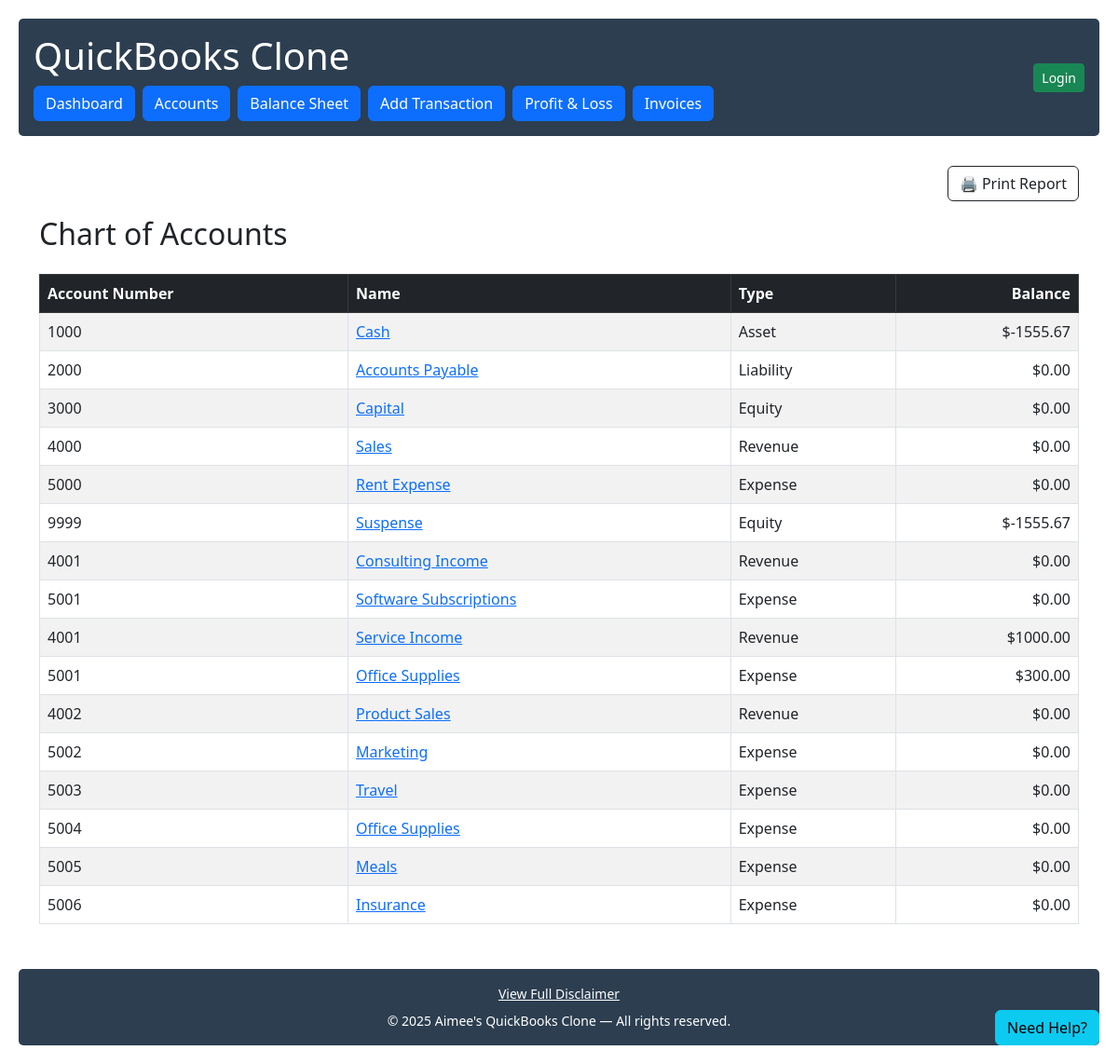
The app's page /chart-of-accounts/ with its own data.
### accounting/models.py (models this page shows, shortened)
class Account(models.Model):
    user = models.ForeignKey(User, on_delete=models.CASCADE)
    name = models.CharField(max_length=100)
    account_type = models.ForeignKey(AccountType, on_delete=models.PROTECT)
    account_number = models.CharField(max_length=20)
    balance = models.DecimalField(max_digits=12, decimal_places=2, default=0.00)

class AccountType(models.Model):
    name = models.CharField(max_length=50)
    normal_balance = models.CharField(max_length=6, choices=[
        ('DEBIT', 'Debit'),
        ('CREDIT', 'Credit')
    ])

### accounting/views.py (the view)
# urls.py: path('chart-of-accounts/', views.chart_of_accounts, name='chart_of_accounts'),
def chart_of_accounts(request):
    accounts = Account.objects.all()
    return render(request, 'accounting/chart_of_accounts.html', {
        'accounts': accounts
    })

### accounting/templates/accounting/chart_of_accounts.html
{% extends "accounting/base.html" %}
{% block content %}
<div class="d-flex justify-content-end mb-3">
  <button onclick="window.print()" class="btn btn-outline-dark">
    🖨️ Print Report
  </button>
</div>
<h2 class="mb-4">Chart of Accounts</h2>
<table class="table table-striped table-bordered">
  <thead class="table-dark">
    <tr>
      <th>Account Number</th>
      <th>Name</th>
      <th>Type</th>
      <th class="text-end">Balance</th>
    </tr>
  </thead>
  <tbody>
    {% for account in accounts %}
    <tr>
      <td>{{ account.account_number }}</td>
    <td>
  <a href="{% url 'view_account_transactions' account.id %}">
    {{ account.name }}
  </a>
</td>
      <td>{{ account.account_type.name }}</td>
      <td class="text-end">${{ account.balance }}</td>
    </tr>
    {% endfor %}
  </tbody>
</table>
{% endblock %}

### accounting/templates/accounting/base.html (shortened to what this page needs)
<!DOCTYPE html>
<html>
<head>
    {% load static %}
    <link rel="stylesheet" href="{% static 'accounting/css/main.css' %}">
    <link href="https://cdn.jsdelivr.net/npm/bootstrap@5.3.0/dist/css/bootstrap.min.css" rel="stylesheet">
</head>
<body>
{% if request.resolver_match.url_name != "login" and request.resolver_match.url_name != "logout" %}
<div class="header d-flex justify-content-between align-items-center">
    <div>
        <h1>QuickBooks Clone</h1>
        <div class="nav d-flex flex-wrap gap-2 mt-2">
            <a href="{% url 'dashboard' %}" class="btn btn-primary">Dashboard</a>
            <a href="{% url 'chart_of_accounts' %}" class="btn btn-primary">Accounts</a>
            <a href="{% url 'balance_sheet' %}" class="btn btn-primary">Balance Sheet</a>
            <a href="{% url 'transaction_list' %}" class="btn btn-primary">Add Transaction</a>
            <a href="{% url 'profit_and_loss' %}" class="btn btn-primary">Profit & Loss</a>
            <a href="{% url 'invoice_list' %}" class="btn btn-primary">Invoices</a>
        </div>
    </div>
    <div class="text-end">
        {% if user.is_authenticated %}
            <small class="text-white d-block mb-1">Welcome, {{ user.username }}</small>
            <form method="POST" action="{% url 'logout' %}">
                {% csrf_token %}
                <button type="submit" class="btn btn-danger btn-sm">Logout</button>
            </form>
        {% else %}
            <a href="{% url 'login' %}" class="btn btn-success btn-sm">Login</a>
        {% endif %}
    </div>
</div>
{% endif %}
<div class="container mt-4">
    {% block content %}{% endblock %}
</div>
<div id="helpBot" class="help-bot">
    <button onclick="toggleBot()" class="help-button btn btn-info">Need Help?</button>
</div>
<footer class="custom-footer text-center mt-5 small">
    <a href="https://www.lipsum.com/feed/html" target="_blank" class="footer-link">
        View Full Disclaimer
    </a>
    <div class="mt-2">
        &copy; 2025 Aimee's QuickBooks Clone — All rights reserved.
    </div>
</footer>
</body>
</html>

### accounting/static/accounting/css/main.css (style rules this page uses)
body { font-family: 'Segoe UI', Tahoma, Geneva, Verdana, sans-serif; margin: 0; padding: 20px; background-color: #f5f7fa; color: #333; }
.header { background: #2c3e50; color: white; padding: 1rem; margin-bottom: 2rem; border-radius: 5px; }
.nav { display: flex; gap: 10px; margin-top: 10px; flex-wrap: wrap; }
table { width: 100%; border-collapse: collapse; }
th, td { padding: 12px 15px; text-align: left; border-bottom: 1px solid #ddd; }
th { background-color: #2c3e50; color: white; }
.custom-footer { background: #2c3e50; color: #ffffff; padding: 1rem; border-radius: 5px; font-size: 0.9rem; }
.custom-footer .footer-link { color: #ffffff; text-decoration: underline; transition: color 0.3s ease, text-shadow 0.3s ease; }
.help-bot { position: fixed; bottom: 20px; right: 20px; z-index: 999; }
.help-button { border-radius: 50px; padding: 10px 20px; }

### records on screen
Account: account_number "1000", name "Cash", account_type.name "Asset", balance "-1555.67"
Account: account_number "2000", name "Accounts Payable", account_type.name "Liability", balance "0.00"
Account: account_number "3000", name "Capital", account_type.name "Equity", balance "0.00"
Account: account_number "4000", name "Sales", account_type.name "Revenue", balance "0.00"
Account: account_number "5000", name "Rent Expense", account_type.name "Expense", balance "0.00"
Account: account_number "9999", name "Suspense", account_type.name "Equity", balance "-1555.67"
Account: account_number "4001", name "Consulting Income", account_type.name "Revenue", balance "0.00"
Account: account_number "5001", name "Software Subscriptions", account_type.name "Expense", balance "0.00"
Account: account_number "4001", name "Service Income", account_type.name "Revenue", balance "1000.00"
Account: account_number "5001", name "Office Supplies", account_type.name "Expense", balance "300.00"
Account: account_number "4002", name "Product Sales", account_type.name "Revenue", balance "0.00"
Account: account_number "5002", name "Marketing", account_type.name "Expense", balance "0.00"
Account: account_number "5003", name "Travel", account_type.name "Expense", balance "0.00"
Account: account_number "5004", name "Office Supplies", account_type.name "Expense", balance "0.00"
Account: account_number "5005", name "Meals", account_type.name "Expense", balance "0.00"
Account: account_number "5006", name "Insurance", account_type.name "Expense", balance "0.00"
